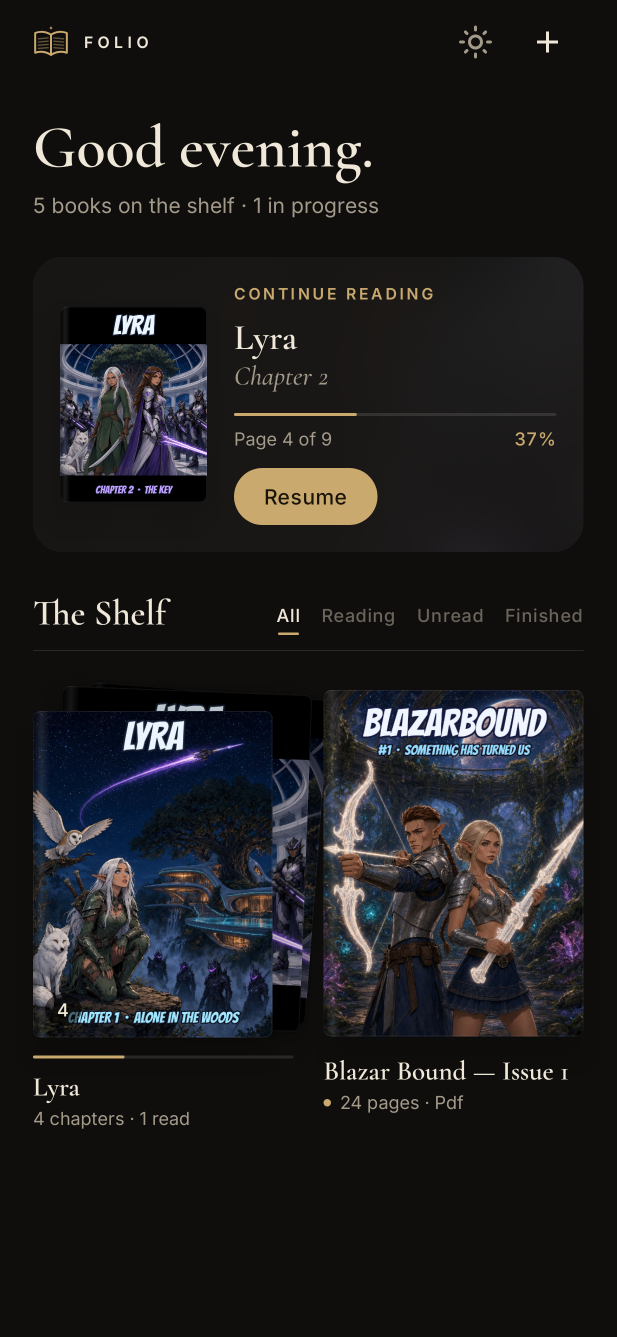
#> input picture screenshots/01_library_ink.png, 1233 x 2673 px (shown at 1/2 size)
$ python -i play_kit.py   (imports and definitions only)
#> lines starting #> are read from the running program, lines starting #| are printed output that depends on the picture
#> further down, picture is the input picture: PIL image 1233x2673 RGBA; mean R, G, B, A 30.1, 29.5, 30.8, 255
"""Builds the Google Play listing graphics for Blazar Reader into play-store-kit/.

Inputs: tools/icon/folio-icon.svg and Roborazzi screenshots (FOLIO_SHOTS dir, default /workspace/play-shots).
Needs: pip install cairosvg pillow   (e.g. python3 -m venv /workspace/play-kit-venv)
"""
import io, os, sys
import cairosvg
from PIL import Image, ImageDraw, ImageFilter, ImageFont

ROOT = os.path.abspath(os.path.join(os.path.dirname(__file__), ".."))
KIT = os.path.join(ROOT, "play-store-kit")
SHOTS_IN = os.environ.get("FOLIO_SHOTS", "/workspace/play-shots")
FONTS = os.path.join(ROOT, "app", "src", "main", "res", "font")
INK = (0x0E, 0x0D, 0x0B)
GOLD = (0xC9, 0xA9, 0x6E)
GOLD_HI = (0xF3, 0xDF, 0xAE)
CREAM = (0xEF, 0xE8, 0xD8)
MUTED = (0xA3, 0x9A, 0x8A)

# [1 line not run here, left out]
BG = '<rect width="108" height="108" fill="url(#bg)"/><circle cx="54" cy="52" r="34" fill="url(#halo)"/>'
# [1 line not run here, left out]


def render(svg, size):
    return Image.open(io.BytesIO(cairosvg.svg2png(bytestring=svg.encode(), output_width=size, output_height=size))).convert("RGBA")


# [6 lines left out: function store_icon, not called in this run]


def emblem(size):
    # Gold page emblem only, transparent background.
    return render(SVG.replace(BG, "").replace('viewBox="0 0 108 108"', 'viewBox="26 22 60 60"'), size)


def font(name, size):
    return ImageFont.truetype(os.path.join(FONTS, name), size)


# [32 lines left out: functions radial_glow, rounded_mask, phone, not called in this run]


def drop_shadow(img, offset=(0, 14), blur=22, alpha=170):
#> called with offset = (0, 14), blur = 22, alpha = 170
    pad = blur * 3
    sh = Image.new("RGBA", (img.width + 2 * pad, img.height + 2 * pad), (0, 0, 0, 0))
#> sh: PIL image 1365x2805 RGBA; every value is 0
    a = img.split()[3].point(lambda v: alpha if v else 0)
#> a: PIL image 1233x2673 L; every value is 170
    blk = Image.new("RGBA", img.size, (0, 0, 0, 255))
    blk.putalpha(a)
    sh.paste(blk, (pad, pad), blk)
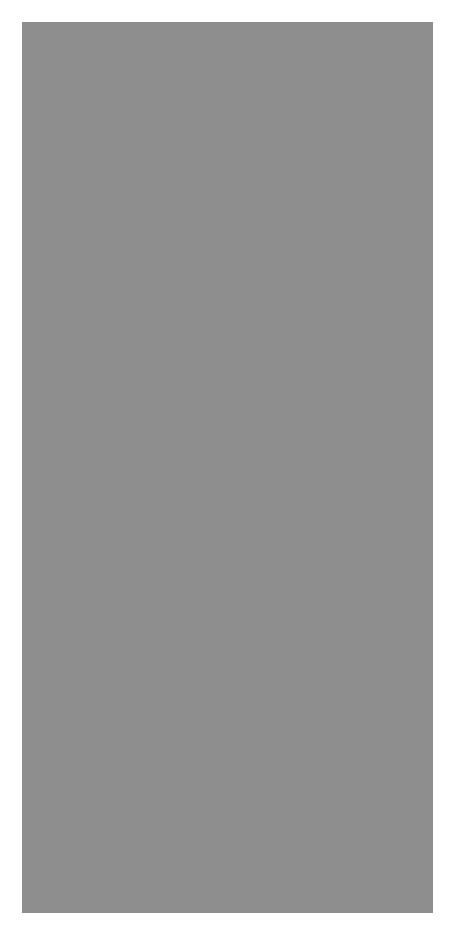
#> sh: PIL image 1365x2805 RGBA (shown at 1/3 size); mean R, G, B, A 0, 0, 0, 97.3; transparent parts drawn white
    sh = sh.filter(ImageFilter.GaussianBlur(blur))
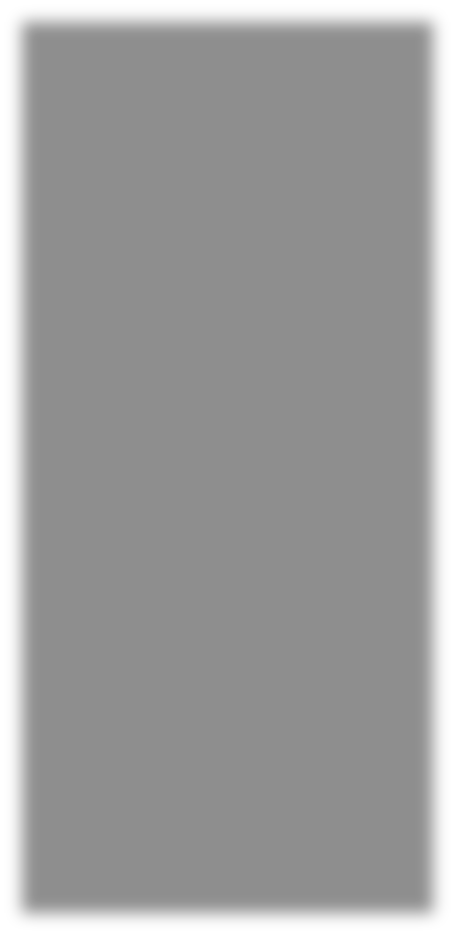
#> sh: PIL image 1365x2805 RGBA (shown at 1/3 size); mean R, G, B, A 0, 0, 0, 97.3; transparent parts drawn white
    return sh, (pad - offset[0], pad - offset[1])


# [6 lines left out: function spaced, not called in this run]


def spaced_width(draw, text, fnt, tracking):
    return sum(draw.textlength(c, font=fnt) for c in text) + tracking * (len(text) - 1)


# [43 lines left out: function feature_graphic, not called in this run]


SHOT_PLAN = [
    ("01_discover_comics.png", "13_discover_ink.png"),
    ("02_library_shelf.png", "01_library_ink.png"),
    ("03_series_chapters.png", "14_discover_series_ink.png"),
    ("04_reader_settings.png", "09_reader_settings.png"),
    ("05_about_privacy.png", "25_about_privacy.png"),
]


# [16 lines left out: function phone_screenshots, not called in this run]


# [6 lines not run here, left out]

>>> from PIL import Image
>>> picture = Image.open('../screenshots/01_library_ink.png')
>>> result = drop_shadow(picture)
